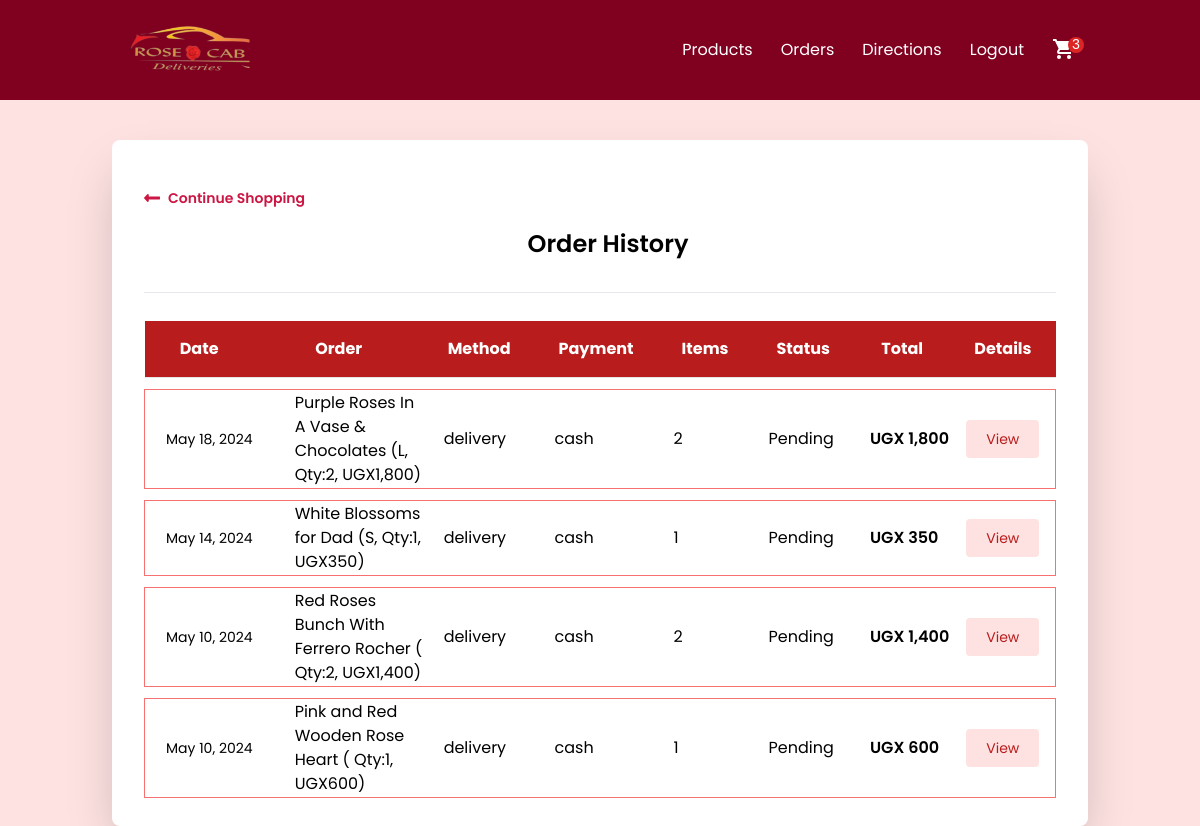
/orders/ (signed in), run on an earlier commit of the app's database.
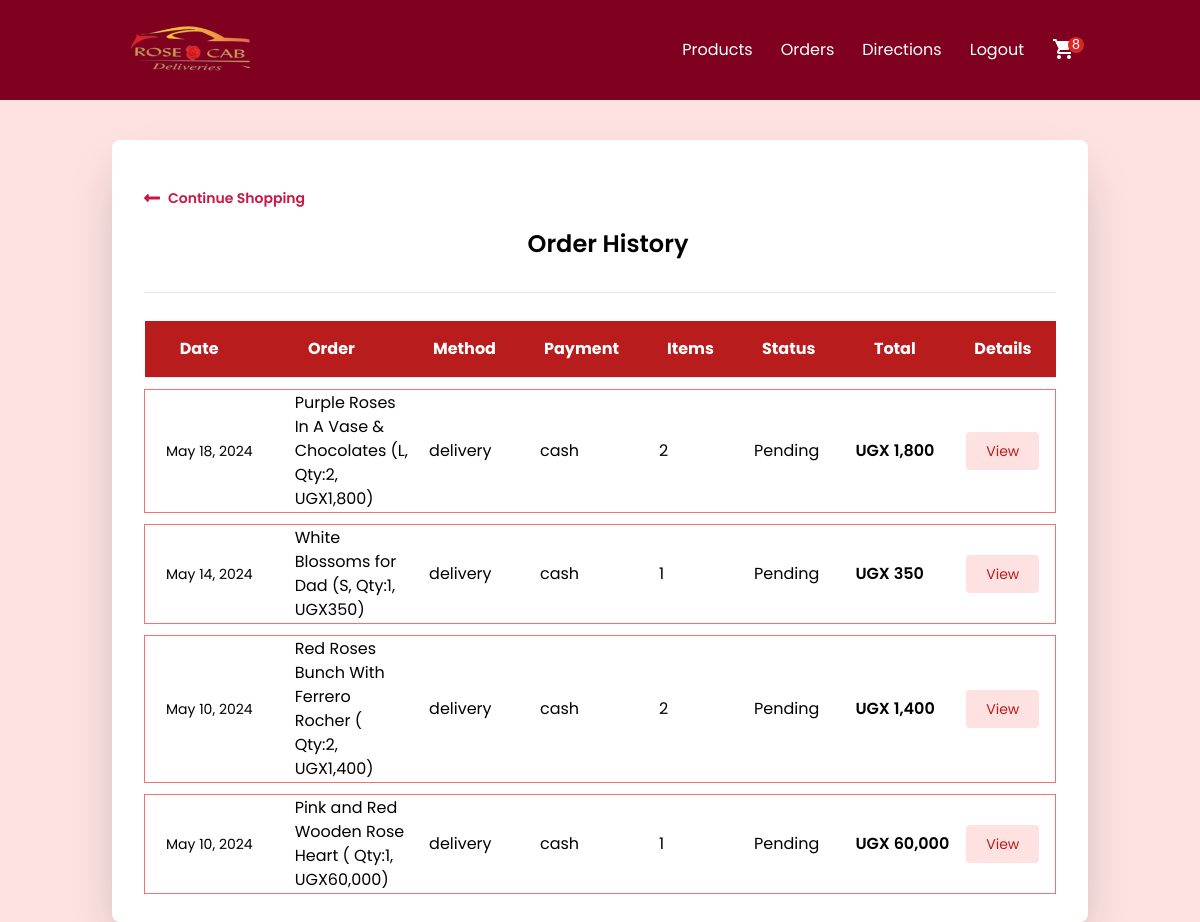
And on a later commit of the database.
### order/models.py (models this page shows, shortened)
class Order(models.Model):
    PAYMENT_CHOICES = (("cash", "cash"), ("online", "online"))
    DELIVERY_CHOICES = (("delivery", "delivery"), ("carryout", "carryout"))
    transaction_id = models.UUIDField(
        primary_key=True, default=uuid.uuid4, editable=True
    )
    customer = models.ForeignKey(Customer, on_delete=models.CASCADE)
    user = models.ForeignKey(User, on_delete=models.CASCADE, null=True, blank=True)
    STATUS =(
        ('Pending','Pending'),
        ('Order Confirmed','Order Confirmed'),
        ('Out for Delivery','Out for Delivery'),
        ('Delivered','Delivered'),
    )
    status=models.CharField(max_length=50,null=True,choices=STATUS,default='Pending')
    date_ordered = models.DateTimeField(auto_now_add=True)
    date_modified = models.DateTimeField(auto_now=True)
    complete = models.BooleanField(default=False)
    date_completed = models.DateTimeField(null=True, blank=True)
    paid = models.BooleanField(default=False)
    payment_method = models.CharField(max_length=10, choices=PAYMENT_CHOICES)
    delivery_method = models.CharField(max_length=10, choices=DELIVERY_CHOICES)
    shipping = models.ForeignKey(
        "ShippingAddress", on_delete=models.SET_NULL, blank=True, null=True
    )
    pickup = models.ForeignKey(
        "PickUpDetail", on_delete=models.SET_NULL, blank=True, null=True
    )
    coupon = models.ForeignKey(
        "Coupon", on_delete=models.SET_NULL, blank=True, null=True
    )
    email = models.EmailField(max_length=70, null=True, blank=True)
    phone = models.CharField(max_length=20, null=True, blank=True)
    @property
    def get_cart_subtotal(self):
        order_items = self.orderitem_set.all()
        total = sum([item.get_total for item in order_items])
        return total
    get_cart_subtotal.fget.short_description = "Subtotal"
    @property
    def get_cart_total(self):
        total = self.get_cart_subtotal
        if self.coupon:
            total = total - self.get_coupon_value
        return total
    get_cart_total.fget.short_description = "Total"
    @property
    def get_cart_items(self):
        order_items = self.orderitem_set.all()
        total = sum([item.quantity for item in order_items])
        return total
    get_cart_items.fget.short_description = "# Items"
    @property
    def display_items(self):
        order_items = self.orderitem_set.all()
        ticker, l = 1, len(order_items)
        product_titles = str()
        for item in order_items:
            add_comma = ", " if l > 1 and ticker != l else ""
            total_price = "{:,.0f}".format(item.get_total)  #Added Format the total price with commas
            if item.variation:
                product_title = f"""{item.product.name}
                ({item.variation.get_size},
                Qty:{item.quantity}, UGX{total_price}){add_comma}"""
            else:
                product_title = f"""{item.product.name}
                ( Qty:{item.quantity}, UGX{total_price}){add_comma}"""
            product_titles += product_title
            ticker += 1
        return product_titles
    @property
    def get_coupon_value(self):
        if self.coupon:
            if self.coupon.discount_type == "Percent":
                coupon_value = round(
                    self.get_cart_subtotal * self.coupon.discount_amount / 100, 2
                )
            else:
                coupon_value = self.coupon.discount_amount
        else:
            coupon_value = None
        return coupon_value
    get_coupon_value.fget.short_description = "Coupon"

class OrderItem(models.Model):
    product = models.ForeignKey(Product, on_delete=models.CASCADE)
    order = models.ForeignKey(Order, on_delete=models.CASCADE)
    variation = models.ForeignKey(
        ProductVariant, on_delete=models.SET_NULL, blank=True, null=True
    )
    quantity = models.IntegerField(default=0)
    date_added = models.DateTimeField(auto_now_add=True)
    @property
    def get_item_price(self):
        if self.product.has_variants:
            return self.variation.price
        else:
            return self.product.price
    @property
    def get_total(self):
        if self.product.has_variants:
            total = self.variation.price * self.quantity
        else:
            total = self.product.price * self.quantity
        return total
    get_total.fget.short_description = "Total"
    def image_tag(self):
        return mark_safe(
            f'<img src="{self.product.image.url}" width="100" height="100" />'
        )
    image_tag.short_description = "Image"

### store/models.py (models this page shows, shortened)
class Product(models.Model):
    id = models.UUIDField(primary_key=True, default=uuid.uuid4, editable=False)
    name = models.CharField(max_length=100)
    price = models.DecimalField(max_digits=15, decimal_places=0, blank=True, null=True)
    desc = models.TextField(max_length=500, blank=True, null=True)
    image = models.ImageField(blank=True, upload_to="images")
    created_at = models.DateField(auto_now_add=True)
    updated_at = models.DateField(auto_now=True)
    product_category = models.ForeignKey(
        "Category", on_delete=models.CASCADE, null=True, blank=True
    )
    class Meta:
        ordering = ("product_category",)
    def image_tag(self):  # pragma: no cover
        if self.image:
            return mark_safe(f'<img src="{self.image.url}" width="100" height="100" />')
    image_tag.short_description = "Image"
    @property
    def has_variants(self):
        if self.productvariant_set.count() > 0:
            return True
        else:
            return False

### users/views.py (the view)
# urls.py: path("orders/", views.my_orders, name="my_orders"),
@login_required(login_url="users:login")
def my_orders(request):
    customer = request.user.customer
    orders = Order.objects.filter(customer=customer, complete=True).order_by(
        "-date_modified"
    )
    return render(request, "users/orders.html", context={"orders": orders})

### store/context_processors.py (called while the page is built, shortened)
def get_cart_quantity(request):
    if request.user.is_authenticated:
        try:
            customer = request.user.customer
        except:
            number_of_items = 0
    try:
        customer_order = Order.objects.filter(customer=customer, complete=False)[0]
        number_of_items = customer_order.get_cart_items
    except:
        number_of_items = 0
    return {"cart_quantity": number_of_items}

### store/models.py (called while the page is built)
    def __str__(self):
        return self.name

    @property
    def get_size(self):
        return str(self.size)

### templates/users/orders.html (shortened to what the changed rows need)
{% extends "store/navbar.html" %}
{%load static%}
{% block content %}
<div class="container mx-auto mt-10">
    <div class="sm:px-6 w-full">
        <div class="bg-white shadow-2xl rounded-lg py-4 md:py-7 px-4 md:px-8 xl:px-10">
            <div class="md:flex-col flex-row items-center justify-between">
                <div class="flex flex-col sm:flex-row items-center justify-center border-b pb-8">
                    <div class="md:ml-4 mt-4 md:mt-0">
                        <h1 class="font-semibold text-2xl">Order History</h1>
                    </div>
                </div>
            </div>
            {%if orders%}
            <div class="mt-7 overflow-x-auto">
                <table class="w-full shadow whitespace-nowrap">
                    <thead
                        class="border-b border-neutral-200 bg-red-700 font-medium dark:border-white/10 dark:text-neutral-800">
                        <tr class="text-white">
                            <th scope="col" class="px-6 py-4">Date</th>
                            <th scope="col" class="px-6 py-4">Order</th>
                            <th scope="col" class="px-6 py-4">Method</th>
                            <th scope="col" class="px-6 py-4">Payment</th>
                            <th scope="col" class="px-6 py-4">Items</th>
                            <th scope="col" class="px-6 py-4">Status</th>
                            <th scope="col" class="px-6 py-4">Total</th>
                            <th scope="col" class="px-6 py-4">Details</th>
                        </tr>
                    </thead>
                    <tbody>
                        {% for order in orders %}
                        <tr class="h-3"> </tr>
                        <tr tabindex="0"
                            class="focus:outline-none h-16 border border-red-400 hover:bg-red-50 rounded-md">
                            <td>
                                <div class="ml-5">
                                    <div class="text-sm w-1/6 whitespace-nowrap">
                                        {{order.date_modified|date:"M d, Y" }}
                                    </div>
                                </div>
                            </td>
                            <td class="">
                                <div class="flex items-center pl-10 whitespace-normal">
                                    <div class="w-full ">
                                        <span>{{order.display_items}}</span>
                                    </div>
                                </div>
                            </td>
                            <td class="pl-5 text-center">
                                <div class="flex items-center">
                                    <div class="w-1/5">{{order.delivery_method}}</div>
                                </div>
                            </td>
                            <td class="pl-5">
                                <div class="w-1/5">{{order.payment_method}}</div>
                            </td>
                            <td class="pl-4">
                                <div class="w-1/5">{{order.get_cart_items}}</div>
                            </td>
                            <td class="pl-4">
                                <div class="w-1/5">{{order.status}}</div>
                            </td>
                            <td class="pl-4">
                                <div class="w-1/5 font-semibold">
                                    UGX&nbsp;<span class="Comma">{{order.get_cart_total|floatformat:0}}</span>
                                </div>
                            </td>
                            <td class="pl-4">
                                <button class="btn-more-details py-3 px-5 text-sm focus:outline-none leading-none text-red-700 bg-red-100 rounded focus:ring-2
                 focus:ring-offset-2 focus:ring-red-300 hover:bg-red-200 " data-order-id="{{ forloop.counter }}">
                                    View
                                </button>
                            </td>
                        </tr>
                        {% endfor %}
                    </tbody>
                </table>
            </div>
            {% else %}
            <div class="text-center text-xl font-semibold">
                <p>You have no order history</p>
            </div>
            {% endif %}
        </div>
    </div>
</div>
{% endblock %}

What changed in the data, as far as the page shows it:
changed through a linked row, Order: display_items "Pink and Red Wooden Rose Heart ( Qty:1, UGX600)" → "Pink and Red Wooden Rose Heart ( Qty:1, UGX60,000)"; get_cart_total "600" → "60,000"
Also different on the page:
{{ cart_quantity }}: "3" → "8"
